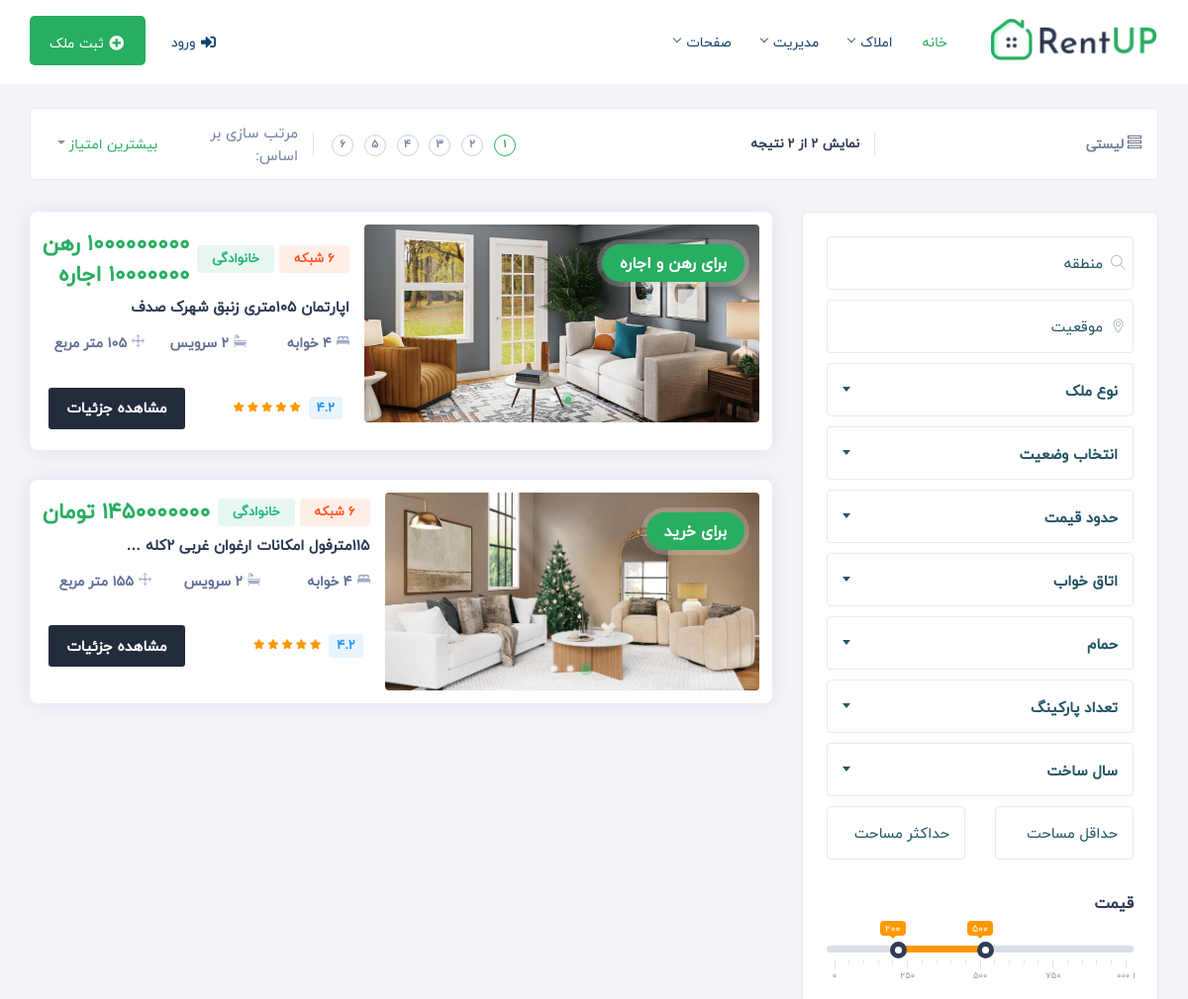
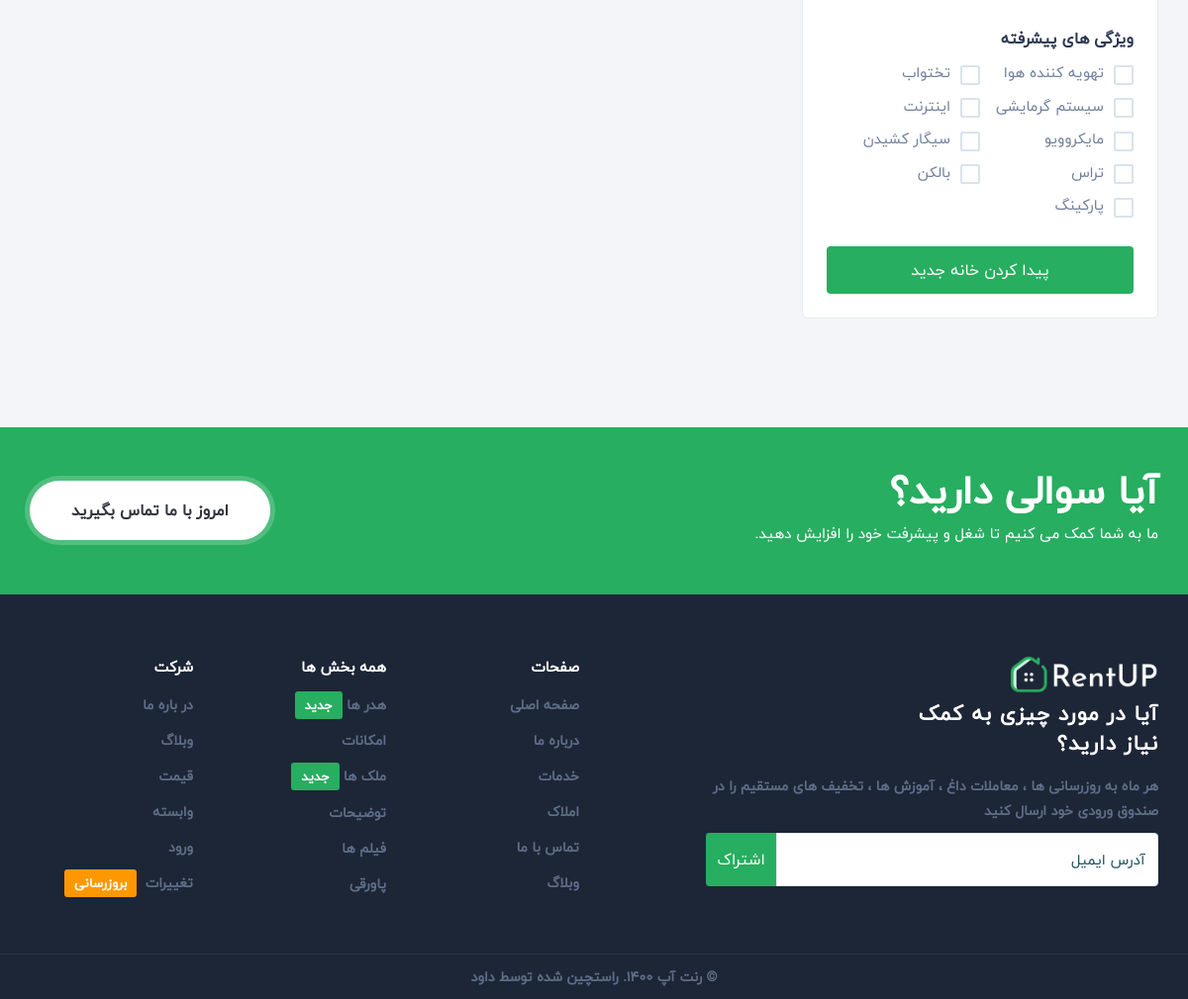
Page /list/ on the committed database (2 pictures, top to bottom).
### posts/models.py (models this page shows, shortened)
class aparteman(models.Model):
    STATUS_BUY = (
        ('برای خرید', 'برای خرید'),
        ('برای رهن و اجاره', 'برای رهن و اجاره'),
    )
    SANAD_CHOICES = (
        ('شش دانگ', 'شش دانگ'),
        ('مشاع', 'مشاع'),
        ('اصلاحات ارضی', 'اصلاحات ارضی'),
    )
    SAL_SAKHT = (
        ('0-5','0-5'),
        ('5-10','5-10'),
        ('10-20','10-20'),
        ('20+','20+')
    )
    titr = models.CharField(max_length=150, verbose_name='تیتر')
    nevisande = models.ForeignKey(
        User, on_delete=models.CASCADE, verbose_name='نویسنده')
    status_buy = models.CharField(
        max_length=50, choices=STATUS_BUY, default='برای خرید', verbose_name='برای خرید/رهن و اجاره')
    gheymat = models.PositiveIntegerField(
        default=0, verbose_name='قیمت')
    gheymat_rahn = models.PositiveIntegerField(
        default=0, verbose_name='قیمت رهن')
    gheymat_ejare = models.PositiveIntegerField(
        default=0, verbose_name='قیمت اجاره')
    locations = models.TextField(verbose_name='ادرس اپارتمان')
    sanad = models.CharField(
        max_length=32, choices=SANAD_CHOICES, default='شش دانگ', verbose_name='نوع سند')
    andaze = models.PositiveSmallIntegerField(verbose_name='متراژ',default=0)
    tabaghe = models.PositiveIntegerField(verbose_name='طبقه')
    tedad_tabaghe = models.PositiveSmallIntegerField(verbose_name='تعداد طبقه')
    tedad_vahed_tabaghe = models.PositiveSmallIntegerField(
        verbose_name='تعداد واحد در هر طبقه',default=0)
    tedad_otagh = models.CharField(max_length=2, verbose_name='تعداد اتاق')
    tedad_dastshoe = models.PositiveSmallIntegerField(
        verbose_name='تعداد سرویس بهداشتی')
    sal_sakht = models.CharField(max_length=10, choices=SAL_SAKHT,default="0-5")
    ghabel_moaveze = models.BooleanField(
        default=False, verbose_name='قابل معاوضه؟')
    tozihat_karbar = models.TextField(verbose_name='توضیحات کاربر')
    tozihat_khososy = models.TextField(
        blank=True, null=True, verbose_name='توضیحات خصوصی')
    image = models.ImageField(verbose_name='عکس اصلی',null=True,blank=True)
    upload_time = models.DateField(
        default=timezone.now, verbose_name='زمان ثبت')
    parking = models.CharField(max_length=2)
    vise = models.BooleanField(default=False, verbose_name='ویژه؟')
    active = models.BooleanField(default=True, verbose_name='نمایش داده شود؟')
    tahvie = models.BooleanField(default=False)
    internet = models.BooleanField(default=False)
    trass = models.BooleanField(default=False)
    wifi = models.BooleanField(default=False)
    bed = models.BooleanField(default=False)
    micro = models.BooleanField(default=False)
    balcony = models.BooleanField(default=False)
    sahel = models.BooleanField(default=False)
    system_garmayeshi= models.BooleanField(default=False)
    sigary = models.BooleanField(default=False)
    class Meta:
        ordering = ['-upload_time']
        verbose_name = 'اپارتمان'
        verbose_name_plural = 'اپارتمان ها'

class aparteman_images(models.Model):
    place = models.ForeignKey('aparteman',on_delete=models.CASCADE)
    images = models.ImageField()

### home/views.py (the view)
# urls.py: path('list/', views.list_view_aparteman, name='list_view'),
def list_view_aparteman(request):
    posts = aparteman.objects.all()
    context={
        "posts" : posts,
        "count" : posts.count()
    }
    return render(request,'list_view.html',context)

### templates/list_view.html (shortened to what this page needs)
{% extends 'base.html'%}
{% load static %}
{% block body %}
        <div id="main-wrapper">
			<section class="gray pt-4">
				<div class="container">
					<div class="row m-0">
						<div class="short_wraping">
							<div class="row align-items-center">
								<div class="col-lg-3 col-md-6 col-sm-12  col-sm-6">
									<ul class="shorting_grid">
										<li class="list-inline-item"><a><span class="ti-view-list"></span>لیستی</a></li>
									</ul>
								</div>
								<div class="col-lg-6 col-md-12 col-sm-12 order-lg-2 order-md-3 elco_bor col-sm-12">
									<div class="shorting_pagination">
										<div class="shorting_pagination_laft">
											<h5>نمایش {{count}} از {{count}} نتیجه</h5>
										</div>
										<div class="shorting_pagination_right">
											<ul>
												<li><a href="javascript:void(0);" class="active">1</a></li>
												<li><a href="javascript:void(0);">2</a></li>
												<li><a href="javascript:void(0);">3</a></li>
												<li><a href="javascript:void(0);">4</a></li>
												<li><a href="javascript:void(0);">5</a></li>
												<li><a href="javascript:void(0);">6</a></li>
											</ul>
										</div>
									</div>
								</div>
								<div class="col-lg-3 col-md-6 col-sm-12 order-lg-3 order-md-2 col-sm-6">
									<div class="shorting-right">
										<label>مرتب سازی بر اساس:</label>
										<div class="dropdown show">
											<a class="btn btn-filter dropdown-toggle" href="#" data-toggle="dropdown" aria-haspopup="true" aria-expanded="false">
												<span class="selection">بیشترین امتیاز</span>
											</a>
										</div>
									</div>
								</div>
							</div>
						</div>
					</div>
					<div class="row">
						<div class="col-lg-4 col-md-12 col-sm-12">
							<div class="page-sidebar p-0">
								<div class="collapse" id="fltbox">
									<div class="sidebar-widgets p-4">
										<div class="form-group">
											<div class="input-with-icon">
												<input type="text" class="form-control" placeholder="منطقه">
											</div>
										</div>
										<div class="form-group">
											<div class="input-with-icon">
												<input type="text" class="form-control" placeholder="موقعیت">
											</div>
										</div>
										<div class="form-group">
											<div class="simple-input">
											</div>
										</div>
										<div class="form-group">
											<div class="simple-input">
											</div>
										</div>
										<div class="form-group">
											<div class="simple-input">
											</div>
										</div>
										<div class="form-group">
											<div class="simple-input">
											</div>
										</div>
										<div class="form-group">
											<div class="simple-input">
											</div>
										</div>
										<div class="form-group">
											<div class="simple-input">
											</div>
										</div>
										<div class="form-group">
											<div class="simple-input">
											</div>
										</div>
										<div class="row">
											<div class="col-lg-6 col-md-6 col-sm-6">
												<div class="form-group">
													<div class="simple-input">
														<input type="text" class="form-control" placeholder="حداقل مساحت">
													</div>
												</div>
											</div>
											<div class="col-lg-6 col-md-6 col-sm-6">
												<div class="form-group">
													<div class="simple-input">
														<input type="text" class="form-control" placeholder="حداکثر مساحت">
													</div>
												</div>
											</div>
										</div>
										<div class="row">
											<div class="col-lg-12 col-md-12 col-sm-12 pt-4 pb-4">
												<h6>قیمت</h6>
												<div class="rg-slider">
													 <input type="text" class="js-range-slider" name="my_range" value="" />
												</div>
											</div>
										</div>
										<div class="row">
											<div class="col-lg-12 col-md-12 col-sm-12 pt-4">
												<h6>ویژگی های پیشرفته</h6>
												<ul class="row p-0 m-0">
													<li class="col-lg-6 col-md-6 p-0">
														<label for="a-1" class="checkbox-custom-label">تهویه کننده هوا</label>
													</li>
													<li class="col-lg-6 col-md-6 p-0">
														<label for="a-2" class="checkbox-custom-label">تختواب</label>
													</li>
													<li class="col-lg-6 col-md-6 p-0">
														<label for="a-3" class="checkbox-custom-label">سیستم گرمایشی</label>
													</li>
													<li class="col-lg-6 col-md-6 p-0">
														<label for="a-4" class="checkbox-custom-label">اینترنت</label>
													</li>
													<li class="col-lg-6 col-md-6 p-0">
														<label for="a-5" class="checkbox-custom-label">مایکروویو</label>
													</li>
													<li class="col-lg-6 col-md-6 p-0">
														<label for="a-6" class="checkbox-custom-label">سیگار کشیدن</label>
													</li>
													<li class="col-lg-6 col-md-6 p-0">
														<label for="a-7" class="checkbox-custom-label">تراس</label>
													</li>
													<li class="col-lg-6 col-md-6 p-0">
														<label for="a-8" class="checkbox-custom-label">بالکن</label>
													</li>
													<li class="col-lg-6 col-md-6 p-0">
														<label for="a-9" class="checkbox-custom-label">پارکینگ</label>
													</li>
												</ul>
											</div>
										</div>
										<div class="row">
											<div class="col-lg-12 col-md-12 col-sm-12 pt-4">
												<button class="btn theme-bg rounded full-width">پیدا کردن خانه جدید</button>
											</div>
										</div>
									</div>
								</div>
							</div>
						</div>
						<div class="col-lg-8 col-md-12 col-sm-12">
							<div class="row justify-content-center">
								{% for post in posts %}
								<div class="col-xl-12 col-lg-12 col-md-12 col-sm-12">
									<div class="property-listing list_view">
										<div class="listing-img-wrapper">
											<div class="_exlio_125">{{post.status_buy}}</div>
											<div class="list-img-slide">
												<div class="click">
													{% for image  in post.aparteman_images_set.all %}
													<div><a href="single-property-1.html"><img src="{{image.images.url}}" class="img-fluid mx-auto" alt="" /></a></div>
													{% endfor %}
												</div>
											</div>
										</div>
										<div class="list_view_flex">
											<div class="listing-detail-wrapper mt-1">
												<div class="listing-short-detail-wrap">
													<div class="_card_list_flex mb-2">
														<div class="_card_flex_01">
															<span class="_list_blickes _netork">6 شبکه</span>
															<span class="_list_blickes types">خانوادگی</span>
														</div>
														<div class="_card_flex_last">
															<h6 class="listing-card-info-price mb-0">
															{% if post.status_buy == "برای خرید" %}
															{{post.gheymat}} تومان
															{% elif post.status_buy == "برای رهن و اجاره" %}
															{{post.gheymat_rahn}} رهن   <br> {{post.gheymat_ejare}} اجاره
															{% endif %}
														</h6>
														</div>
													</div>
													<div class="_card_list_flex">
														<div class="_card_flex_01">
															<h4 class="listing-name verified">
																<a  class="prt-link-detail">
																{{post.titr|truncatewords:5}}
																</a>
															</h4>
														</div>
													</div>
												</div>
											</div>
											<div class="price-features-wrapper">
												<div class="list-fx-features">
													<div class="listing-card-info-icon">
														<div class="inc-fleat-icon"><img src="{% static 'assets/img/bed.svg'%}" width="13" alt="" /></div>{{post.tedad_otagh}} خوابه
													</div>
													<div class="listing-card-info-icon">
														<div class="inc-fleat-icon"><img src="{% static 'assets/img/bathtub.svg'%}" width="13" alt="" /></div>{{post.tedad_dastshoe}} سرویس
													</div>
													<div class="listing-card-info-icon">
														<div class="inc-fleat-icon"><img src="{% static 'assets/img/move.svg'%}" width="13" alt="" /></div>{{post.andaze}} متر مربع
													</div>
												</div>
											</div>
											<div class="listing-detail-footer">
												<div class="footer-first">
													<div class="foot-rates">
														<span class="elio_rate good">4.2</span>
														<div class="_rate_stio">
															<i class="fa fa-star"></i>
															<i class="fa fa-star"></i>
															<i class="fa fa-star"></i>
															<i class="fa fa-star"></i>
															<i class="fa fa-star"></i>
														</div>
													</div>
												</div>
												<div class="footer-flex">
													<a href="property-detail.html" class="prt-view">مشاهده جزئیات</a>
												</div>
											</div>
										</div>
									</div>
								</div>
								{% endfor %}
							</div>
						</div>
					</div>
				</div>
			</section>
			<section class="theme-bg call_action_wrap-wrap">
				<div class="container">
					<div class="row">
						<div class="col-lg-12">
							<div class="call_action_wrap">
								<div class="call_action_wrap-head">
									<h3>آیا سوالی دارید؟</h3>
									<span>ما به شما کمک می کنیم تا شغل و پیشرفت خود را افزایش دهید.</span>
								</div>
								<a href="#" class="btn btn-call_action_wrap">امروز با ما تماس بگیرید</a>
							</div>
						</div>
					</div>
				</div>
			</section>
		</div>
		{% endblock body %}

### rows in the picture
aparteman: status_buy "برای رهن و اجاره", gheymat_rahn "1000000000", titr "اپارتمان 105متری زنبق شهرک صدف", tedad_otagh "4"
aparteman_images: images (picture)
aparteman: status_buy "برای خرید", gheymat "1450000000", titr "115مترفول امکانات ارغوان غربی ۲کله …", tedad_otagh "4", tedad_dastshoe "2"
aparteman_images: images (picture)

### other values in the picture
{{ count }} "2"
